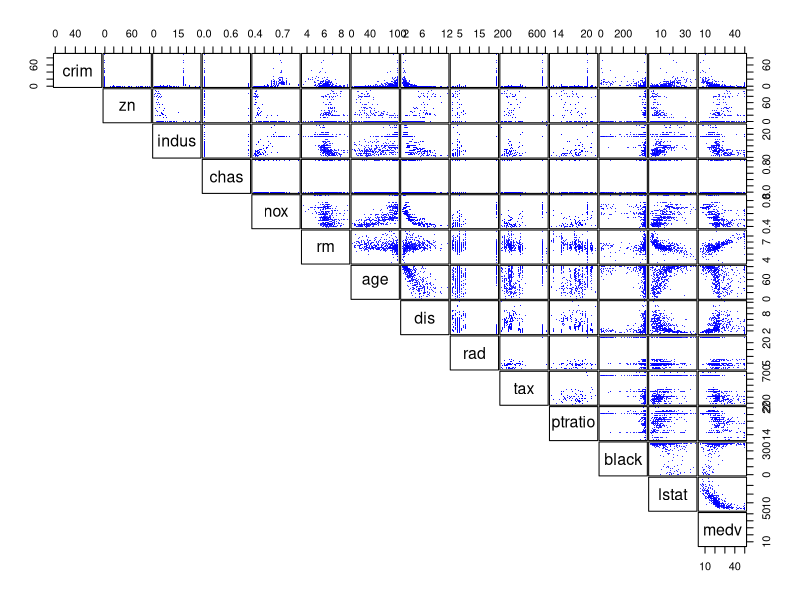
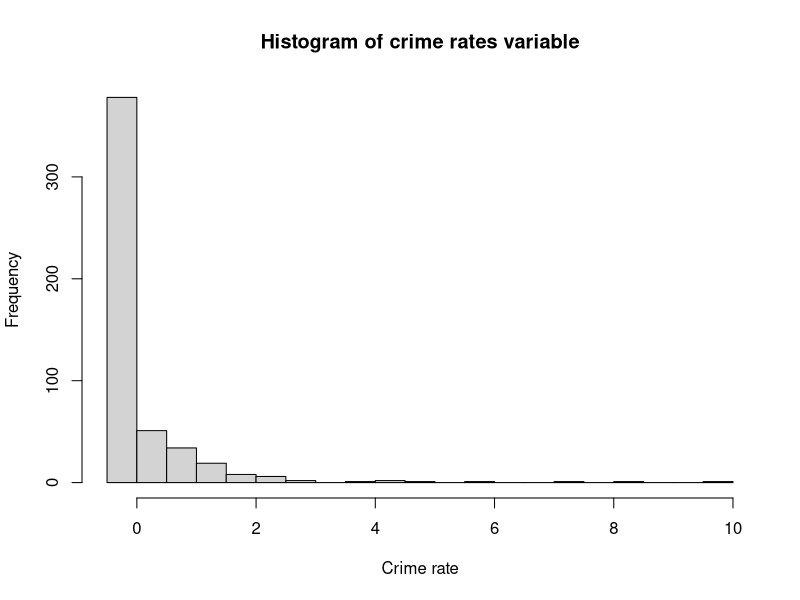
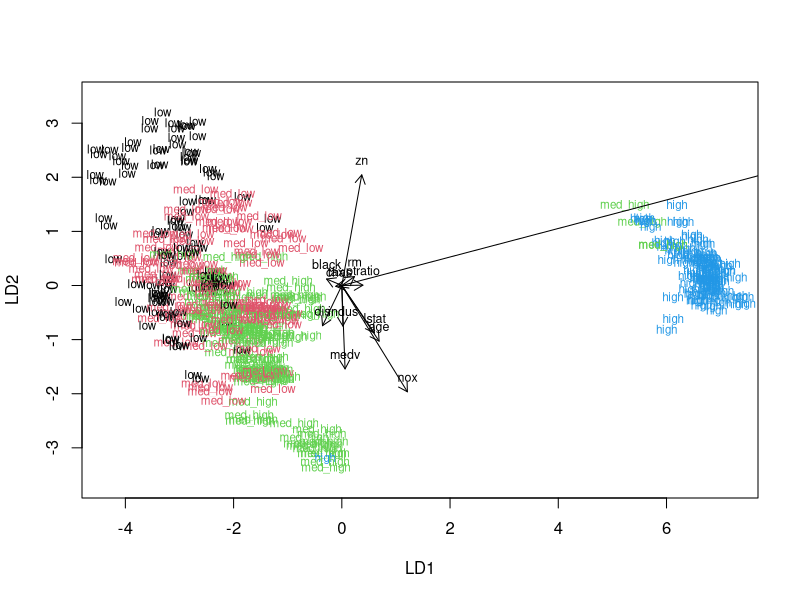
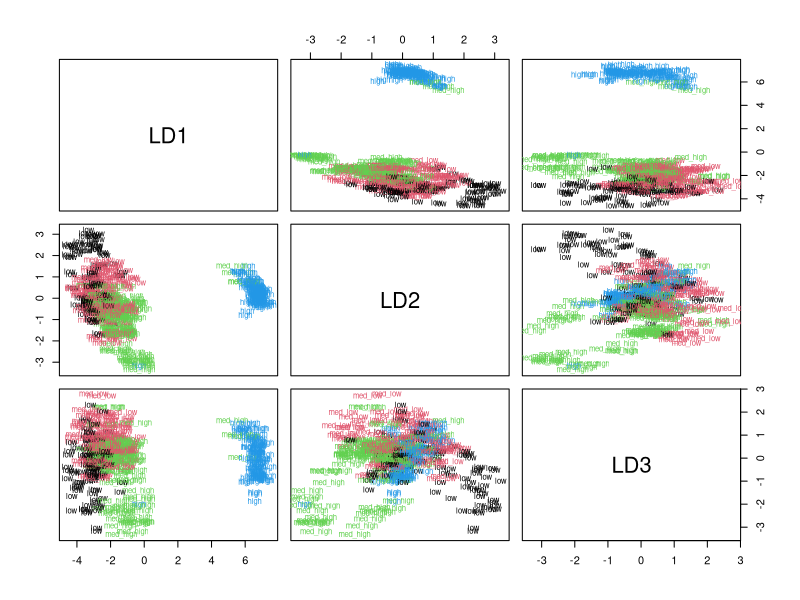
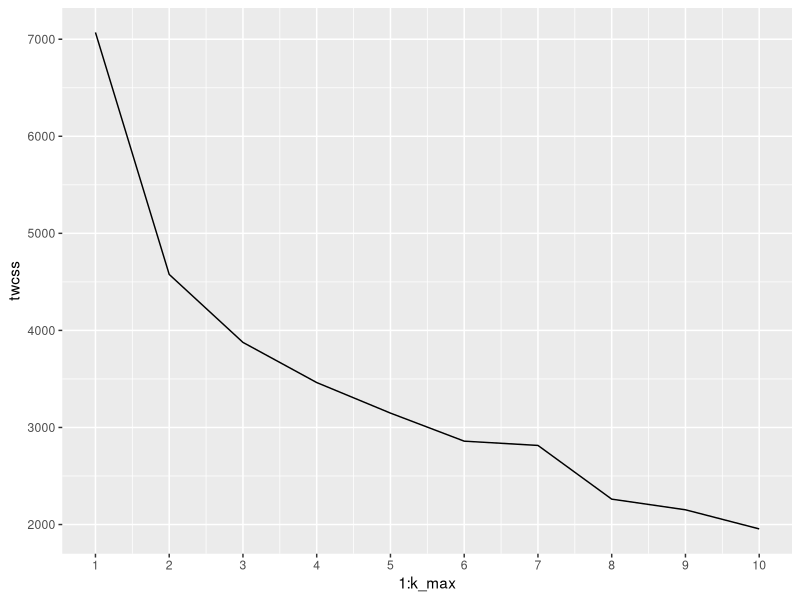
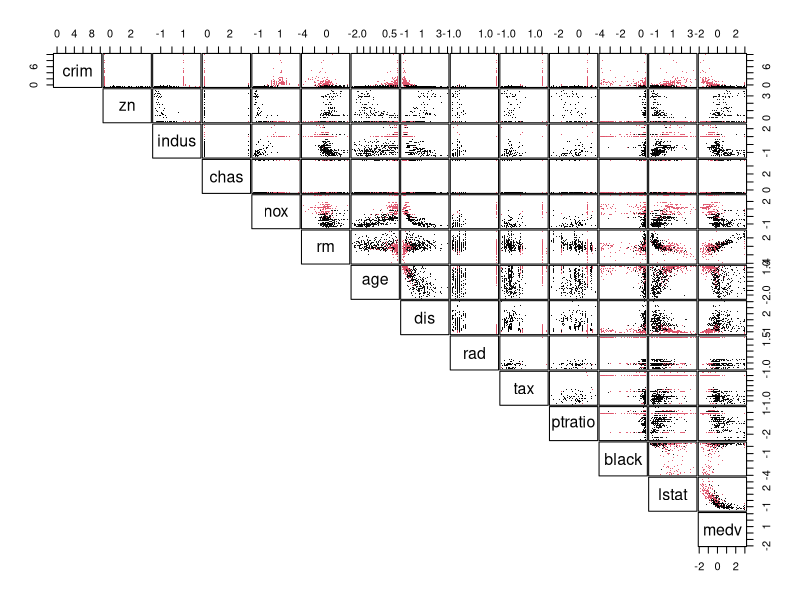

Recreate these plots in R, in order.
## ---- chunk 1
rm(list = ls())
library(MASS)
library(scales)
str(Boston)
## ---- chunk 2
print(summary(Boston))
pairs(Boston, lower.panel = NULL, col=alpha('blue', 0.8), gap=0.1, pch='.')
## ---- chunk 3
bostonScaled=as.data.frame(scale(Boston))
summary(bostonScaled)
## ---- chunk 4
library(dplyr)
hist(bostonScaled$crim, nclass = 20, main="Histogram of crime rates variable", xlab="Crime rate")
breaks0=quantile(bostonScaled$crim)
crime <- cut(bostonScaled$crim, breaks = breaks0, include.lowest = TRUE,
              label=c("low", "med_low", "med_high", "high"))
print("Breaks are in points: ")
print(breaks0)
print("Crime as categorized variable (%): ")
print(table(crime)%>%prop.table())
bostonScaled$crim=crime
bostonScaled <- dplyr::select(bostonScaled, -crim)
bostonScaled$crim=crime
index=sample(nrow(bostonScaled), size=0.8*nrow(bostonScaled))
train=bostonScaled[index,]
test=bostonScaled[-index,]
#nrow(train); nrow(test)

## ---- chunk 5
bostonFit=lda(crim~., data=train)
print(bostonFit)

# the function for lda biplot arrows (from datacamp exercises)
lda.arrows <- function(x, myscale = 1, arrow_heads = 0.1, color = "red", tex = 0.75, choices = c(1,2)){
  heads <- coef(x)
  arrows(x0 = 0, y0 = 0, 
         x1 = myscale * heads[,choices[1]], 
         y1 = myscale * heads[,choices[2]], col=color, length = arrow_heads)
  text(myscale * heads[,choices], labels = row.names(heads), 
       cex = tex, col=color, pos=3)
}

classes <- as.numeric(train$crim)

plot(bostonFit, dimen = 2,col = classes, pch = classes)
lda.arrows(bostonFit, myscale = 3, color='black')


plot(bostonFit, dimen = 3,col = classes, pch = classes)

## ---- chunk 6
crimeTest=test$crim
test <- dplyr::select(test, -crim)
lda.pred <- predict(bostonFit, newdata = test)

table(correct = crimeTest, predicted = lda.pred$class)

# cross tabulate the results
table(correct = crimeTest, predicted = lda.pred$class)%>%prop.table(1)*100


## ---- chunk 7
library(ggplot2)
set.seed(123)
bostonScaled=as.data.frame(scale(Boston))

# determine the number of clusters
k_max <- 10

# calculate the total within sum of squares
twcss <- sapply(1:k_max, function(k){kmeans(bostonScaled, k)$tot.withinss})

# visualize the results
qplot(x = 1:k_max, y = twcss, geom = 'line') +
  scale_x_continuous(breaks=c(1,2,3,4,5,6,7,8,9,10))


# k-means clustering
km <-kmeans(bostonScaled, centers = 2)

# plot the Boston dataset with clusters
pairs(bostonScaled, lower.panel = NULL, col=alpha(km$cluster, 0.9), gap=0.1, pch='.')
rm(list = ls())
